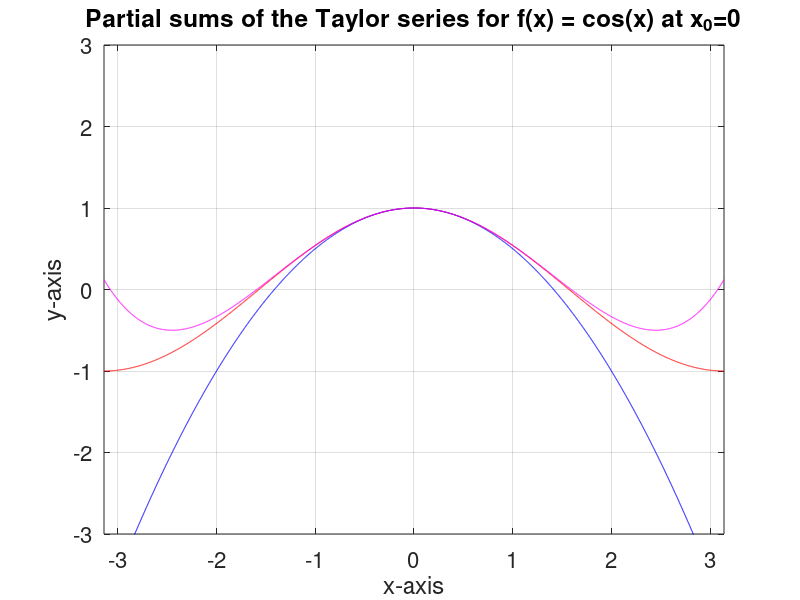

MATLAB code for this plot: (Note: this script raises an error after producing the figure.)
x= -3.14:0.002:3.14; 
y=cos(x);
p2=1-(1/2)*x.^2;
p4=1-(1/2)*x.^2+(1/24)*x.^4;
plot(x, y, 'r', x, p2,'b', x, p4, 'm');
grid on;
set(gca,'fontsize',16); 
xlabel('x-axis');
ylabel('y-axis');
axis([-3.14, 3.14, -3, 3]);  
title('Partial sums of the Taylor series for f(x) = cos(x) at x_0=0');
legend('f(x)=cos(x)', 'p_2(x)=1-(1/2)x^2', 'p_4(x)=1-(1/2)x^2+(1/24)x^4', 1);